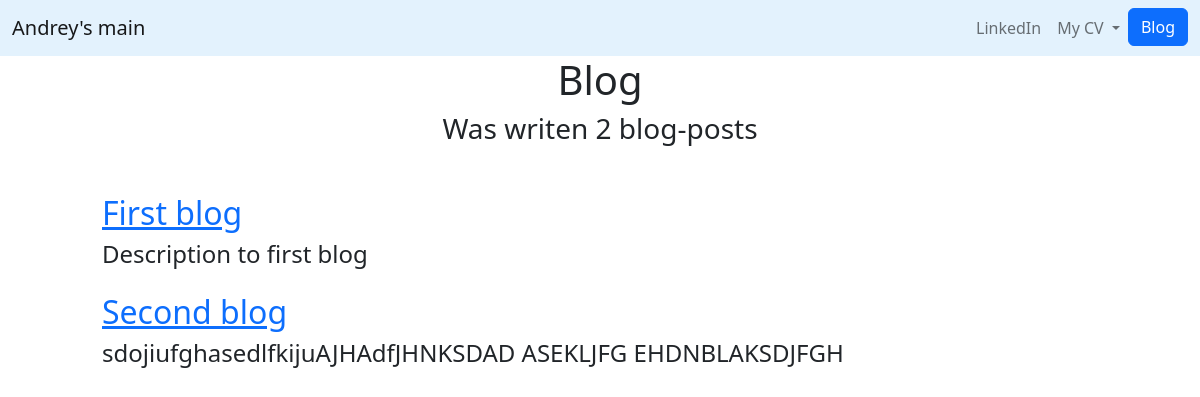
The page /blog/ on the database as committed earlier.
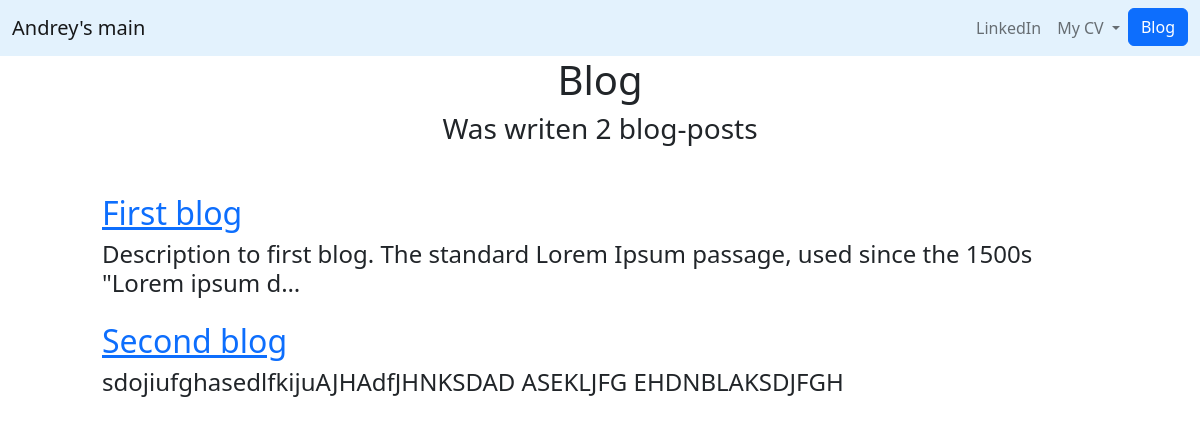
The same page on the database as committed later.
### blog/models.py (models this page shows, shortened)
class Blog(models.Model):
    title = models.CharField(max_length=200)
    pub_date = models.DateField()
    description = models.TextField()

### blog/views.py (the view)
# urls.py: path('', views.all_blogs, name='home'),
def all_blogs(request):
    blog_count = Blog.objects.count
    blogs = Blog.objects.order_by('-pub_date')[:5]
    return render(request, 'blog/all_blogs.html', {'blogs': blogs})

### blog/templates/blog/all_blogs.html (shortened to what this page needs)
{% extends "portfolio/base.html" %}
{% load static %}
{% block content %}
<h1 id="blogtitle" class="font-weight-bold text-center">Blog</h1>
<h3 class="text-center mb-5">Was writen {{ blogs.count }} blog-post{{ blogs.count|pluralize }}</h3>
{% for blog in blogs %}
<div class="row justify-content-center my-3">
  <div class="col-md-10">
    <a href="{% url 'blog:detail' blog.id %}">
      <h2>{{ blog.title }}</h2>
    </a>
    <h4>{{ blog.description|striptags|truncatechars:100 }}</h4>
  </div>
</div>
{% endfor %}
{% endblock %}

Rows that differ between the two databases and show on the page:
changed Blog "First blog": description "Description to first blog" → "Description to first blog. The standard Lorem Ipsum passage, used since the 1500s \"Lorem ipsum d…"
